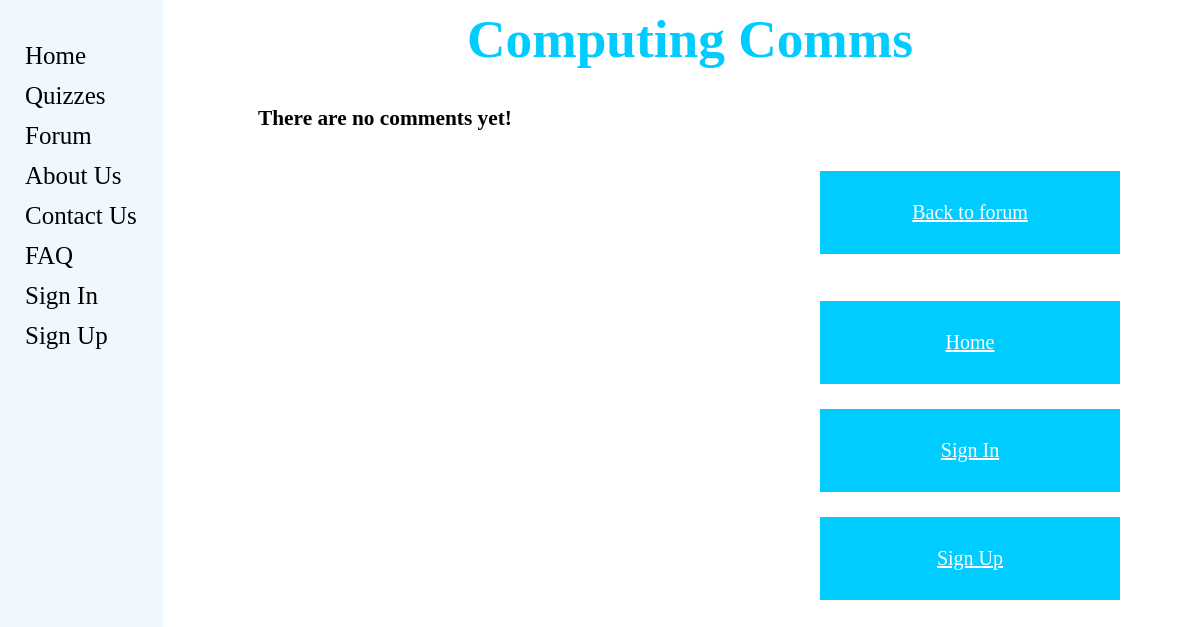
The page /computingcomms/forum/testing/ on the database as committed earlier.
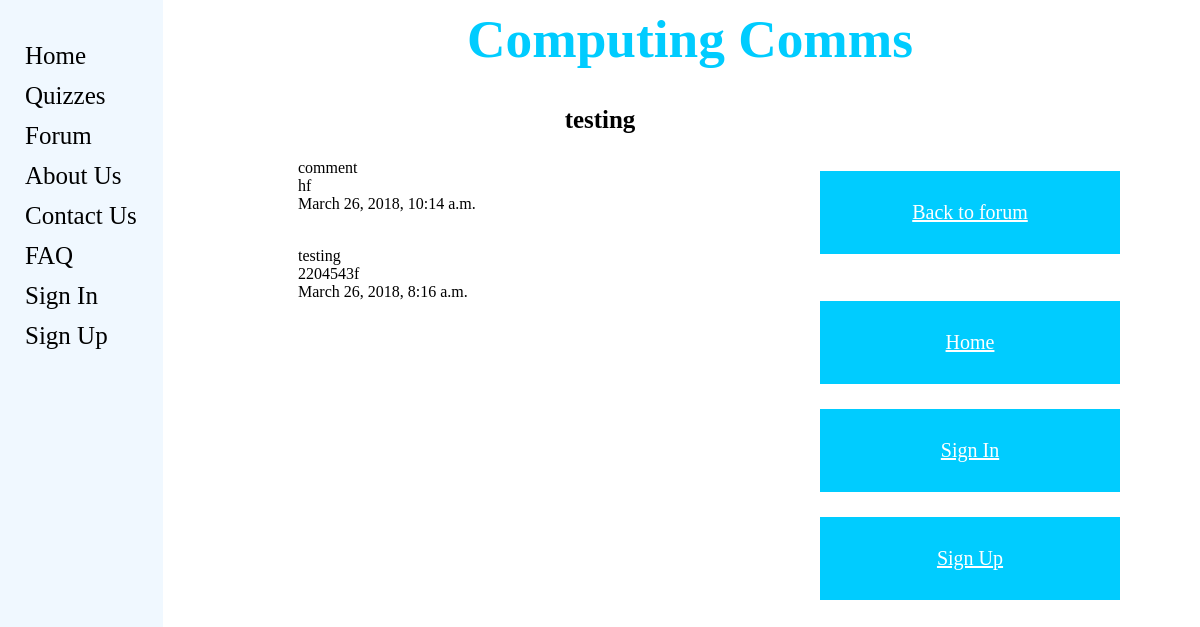
The same page on the database as committed later.
### computingcomms/models.py (models this page shows, shortened)
class ForumPost(models.Model):
    question = models.CharField(max_length=128)
    picture = models.ImageField(upload_to='forum_images',blank=True)
    date = models.DateTimeField(auto_now=True)
    user = models.ForeignKey(User, on_delete=models.DO_NOTHING)
    slug = models.SlugField(unique=True)

class Comment(models.Model):
    comment = models.CharField(max_length=128)
    user = models.ForeignKey(User, on_delete=models.DO_NOTHING)
    image = models.ImageField(upload_to='comment_images', blank=True)
    date = models.DateTimeField(auto_now=True)
    post = models.ForeignKey('computingcomms.ForumPost', related_name = 'comment' , on_delete=models.DO_NOTHING)

### computingcomms/views.py (the view)
# urls.py: url(r'^forum/(?P<post_slug>[\w\-]+)/$', views.show_post, name='show_post'),
def show_post(request, post_slug):
    context_dict = {}
    try:
        post = ForumPost.objects.get(slug=post_slug)
        comments = Comment.objects.filter(post = post).order_by('-date')
        context_dict['post'] = post
        context_dict['comments'] = comments
    except:
        context_dict['post'] = None
        context_dict['comments'] = None
    return render(request,'computingcomms/post.html' ,context_dict)

### templates/computingcomms/post.html (shortened to what this page needs)
{% extends 'computingcomms/base.html' %}
{% load staticfiles %}
{% block head_block %}
	<div>
		<center><h1>Computing Comms</h1></center>
	</div>
	<div>
		<center><h3>{{ post.question }}</h3></center>
	</div>
{% endblock %}
{% block body_block %}
	{% if comments %}
            <ul>
            {% for comment in comments %}
                <p id="comment">{{ comment.comment }}<br>
				{{ comment.user }} <br>
				{{ comment.date }} <br>
				{{ comment.image }}<br>
            {% endfor %}
            </ul>
        {% else %}
            <p><strong>There are no comments yet!</strong></p>
	{% endif %}
	<div class="buttons_position">
		<ul>
		<a href="{% url 'forum' %}"><button class="button">Back to forum</a></button><br><br>
		</ul>
	{% if user.is_authenticated %}
		<ul>
		<a href="{% url 'my_account' %}"><button class="button">My Account</a></button><br><br>
		</ul>
	{% else %}
		<ul>
		<a href="{% url 'home' %}"><button class="button">Home</a></button><br><br>
		<a href="{% url 'login' %}"><button class="button">Sign In</a></button><br><br>
		<a href="{% url 'register' %}"><button class="button">Sign Up</a></button>
		</ul>
	{% endif %}
	</div>
{% endblock %}

Rows that differ between the two databases and show on the page:
added ForumPost: question "testing"
added Comment: comment "comment", user "hf", date "March 26, 2018, 10:14 a.m."
added Comment: comment "testing", user "2204543f", date "March 26, 2018, 8:16 a.m."
Other text that changed with them:
text no longer shown: "There are no comments yet!"
